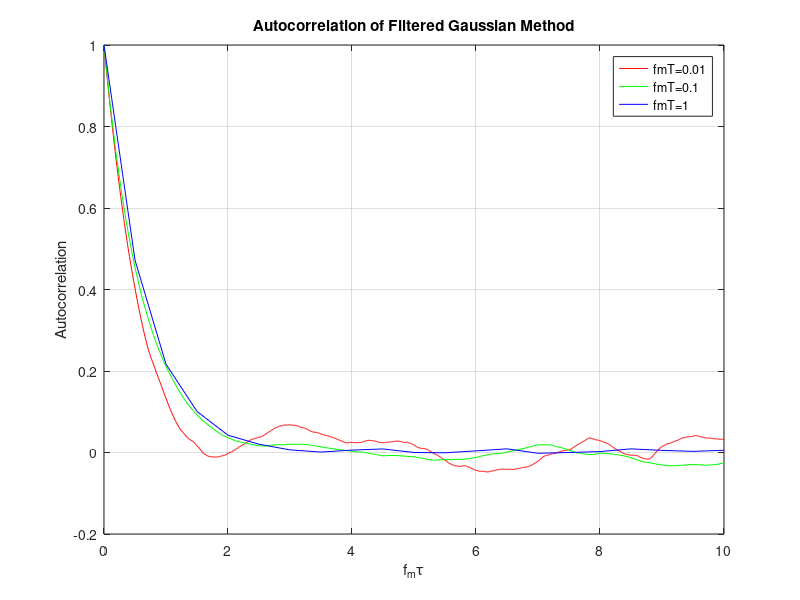

The MATLAB script that drew this image:
% Implement a Rayleigh fading channel simulator based on the Filtered 
% Gaussian Noise method, and plot the channel output autocorrelation
% for fmT = 0.01, 0.1 and 0.5. 
fmT = [0.01 0.1 0.5]; % 3 different fm*T
[row, num] = size(fmT);
Omgp = 1; % Set average power as 1
sample_num = 30000;  % channel output data point
T = 1;  % simulation step size

% the coefficient of first order low-pass filter.
sigma = 2-cos(pi.*fmT./2)-sqrt((2-cos(pi.*fmT./2)).^2-1);
var = (1+sigma)./(1-sigma).*Omgp./2; % variance of Gaussian noise source

w1 = zeros(num, sample_num); % Gaussian noise source 1 for Gi
w2 = zeros(num, sample_num); % Gaussian noise source 2 for Gq
for i = 1:num
    w1(i,:) = normrnd(0,sqrt(var(i)),1,sample_num);
    w2(i,:) = normrnd(0,sqrt(var(i)),1,sample_num);
end

gI = ones(num, sample_num); % In-phase part of output
gQ = ones(num, sample_num); % Quadrature part of output
% Derive the value by low-pass filter
sigma = sigma';
for j = 1:sample_num-1
    gI(:,j+1) = sigma.*gI(:,j)+(1-sigma).*w1(:,j);
    gQ(:,j+1) = sigma.*gQ(:,j)+(1-sigma).*w2(:,j);
end

fm = fmT./ T;
tau = 10./fm; % largest tau, Requirement: fm*tau=0~10
% Autocorrelation for three different fm*T, the size of autocorrelation is
% different.
phi1 = zeros(1, tau(1)+1);
phi2 = zeros(1, tau(2)+1);
phi3 = zeros(1, tau(3)+1);

% fm*T = 0.01
for i=0:tau(1)
    gI_shift = zeros(1,sample_num); 
    gI_shift(1, i+1:end) = gI(1,1:end-i); % gI shift right i index and put it in gI_shift
    phi1(1,i+1) = mean(gI(1,:).*gI_shift); % Multiply each other and average them
end

% fm*T = 0.1
for i=0:tau(2)
    gI_shift = zeros(1,sample_num);
    gI_shift(1, i+1:end) = gI(2,1:end-i);
    phi2(1,i+1) = mean(gI(2,:).*gI_shift);
end

% fm*T = 0.5
for i=0:tau(3)
    gI_shift = zeros(1,sample_num);
    gI_shift(1, i+1:end) = gI(3,1:end-i);
    phi3(1,i+1) = mean(gI(3,:).*gI_shift);
end

% Plot the channel autocorrelation with 3 different fm*T
figure,plot(fm(1).*(0:tau(1)), phi1./abs(phi1(1)),'r',fm(2).*(0:tau(2)), phi2./abs(phi2(1)),'g',fm(3).*(0:tau(3)), phi3./abs(phi3(1)),'b');
title('Autocorrelation of Filtered Gaussian Method');
xlabel('f_m\tau');
ylabel('Autocorrelation');
legend('fmT=0.01','fmT=0.1','fmT=1');
grid on
